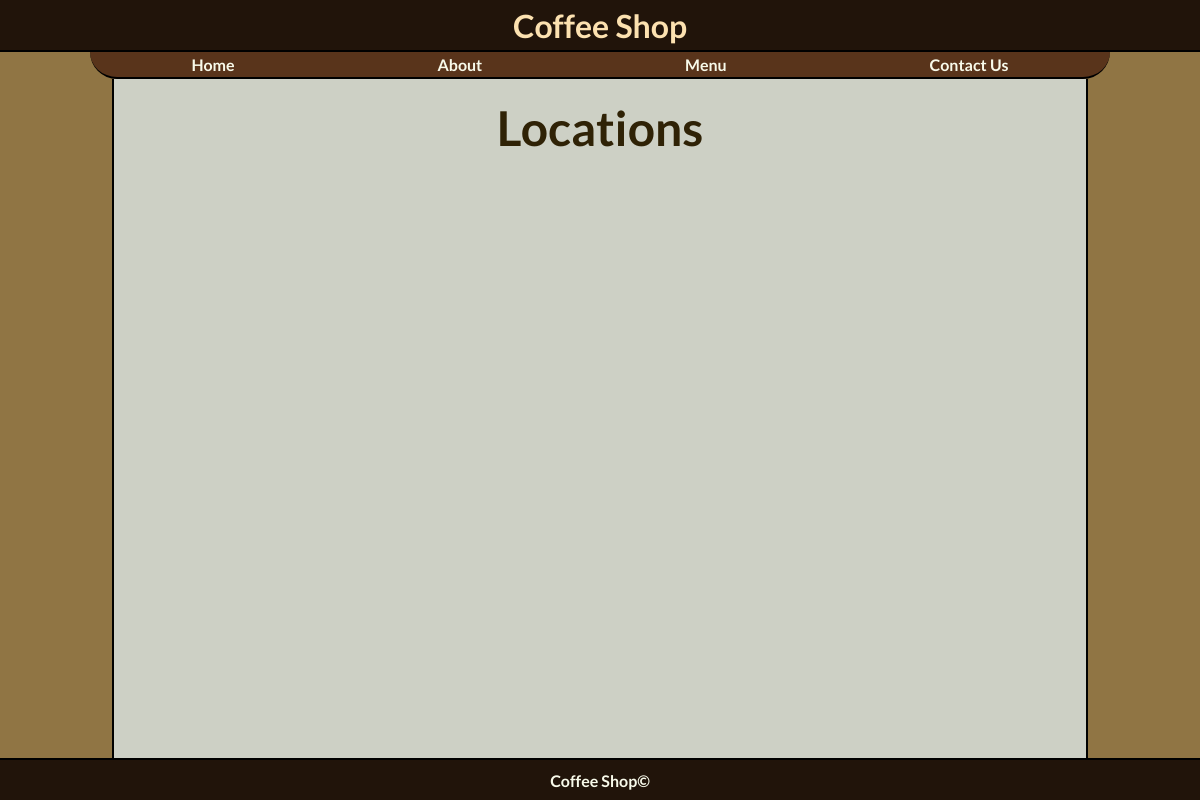
Page /contact.php on the earlier database version.
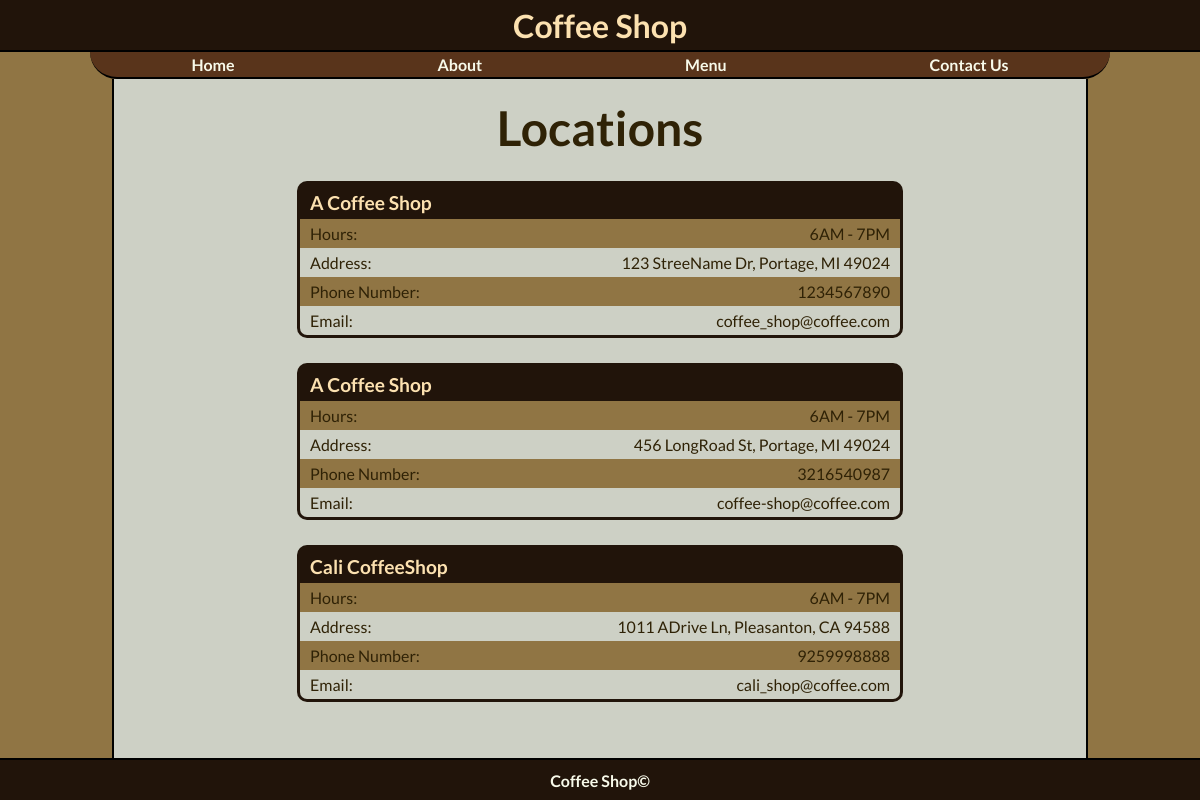
Same page on the later database version.
### tables this page shows
CREATE TABLE `store` (
  `store_id` int(11) NOT NULL AUTO_INCREMENT,
  `name` varchar(100) DEFAULT NULL,
  `addr_id` int(11) NOT NULL,
  `phone` varchar(10) NOT NULL,
  `email` varchar(50) NOT NULL,
  `hours` varchar(100) NOT NULL,
  PRIMARY KEY (`store_id`),
  KEY `addr_id` (`addr_id`),
  CONSTRAINT `store_ibfk_1` FOREIGN KEY (`addr_id`) REFERENCES `address` (`addr_id`) ON DELETE CASCADE
);

CREATE TABLE `address` (
  `addr_id` int(11) NOT NULL AUTO_INCREMENT,
  `street` varchar(100) NOT NULL,
  `city` varchar(50) NOT NULL,
  `state` varchar(2) NOT NULL,
  `zip` int(11) NOT NULL,
  PRIMARY KEY (`addr_id`)
);

### database/databaseSelect.inc.php (called while the page is built, shortened)
<?php
    $sqlSelectStore = "SELECT DISTINCT *
                       FROM address, store
                       WHERE address.addr_id = store.addr_id;";
?>

### contact.php (the view, shortened to what this page needs)
<?php
  include_once "templates/head.php";
  include_once "database/databaseAll.inc.php";
  $storeList = $pdo->query($sqlSelectStore);
?>
<body>
  <?php
    include_once "templates/header.php";
    include_once "templates/nav.php";
  ?>
  <main>
    <div class="placeholder"></div>
    <div id="content">
      <h2>Locations</h2>
      <?php
        while ($storeRow = $storeList->fetch()) {
          echo "<div class='location'>";
            if ($storeRow['name'] === '') {
              echo "<h3 class='location-header'>A Coffee Shop</h3>";
            } else {
              echo "<h3 class='location-header'>" . $storeRow['name'] . "</h3>";
            }
            echo "<div>";
              echo "<p>Hours: </p>";
              echo "<p>" . $storeRow['hours'] . "</p>";
            echo "</div>";
            echo "<div>";
              echo "<p>Address: </p>";
              echo "<p>" . $storeRow['street'] . ", " . $storeRow['city'] . ", " . $storeRow['state'] . " " . $storeRow['zip'] . "</p>";
            echo "</div>";
            echo "<div>";
              echo "<p>Phone Number: </p>";
              echo "<p>" . $storeRow['phone'] . "</p>";
            echo "</div>";
            echo "<div>";
              echo "<p>Email: </p>";
              echo "<p>" . $storeRow['email'] . "</p>";
            echo "</div>";
          echo "</div>";
        }
      ?>
    </div>
    <div class="placeholder"></div>
  </main>
  <?php
    include_once "templates/footer.php";
  ?>
</body>
</html>

### templates/head.php (shortened to what this page needs)
<!DOCTYPE html>
<html lang="en">
<head>
  <?php
    $baseUrl = 'http://127.0.0.1/';
  ?>
  <link rel="stylesheet" type="text/css" href="<?php echo $baseUrl; ?>static/css/base.css">
</head>

### templates/header.php (shortened to what this page needs)
<header>
  <h1><a href="<?php echo $baseUrl; ?>index.php">Coffee Shop</a></h1>
</header>

### templates/nav.php (shortened to what this page needs)
<nav>
  <ul>
    <li><a href="<?php echo $baseUrl; ?>index.php">Home</a></li>
    <li><a href="<?php echo $baseUrl; ?>about.php">About</a></li>
    <li class="drop">Menu</li>
    <li><a href="<?php echo $baseUrl; ?>contact.php">Contact Us</a></li>
  </ul>
</nav>

### templates/footer.php
<footer>
  <p>Coffee Shop&copy;</p>
</footer>

### static/css/base.css (style rules this page uses)
html, body, hgroup, header, footer, nav, article, section, aside, figure, figcaption, h1, h2, h3, h4, h5, h6, ol, ul, li, div, span, p, img, a { margin: 0; padding: 0; font-size: 100%; font-family: 'Lato', 'Open Sans', sans-serif; vertical-align: baseline; border: 0; }
h1 { font-size: 200%; }
h2 { font-size: 150%; }
h3 { font-size: 120%; }
body { display: flex; flex-direction: column; justify-content: center; align-items: center; min-height: 100vh; }
header { width: 100%; }
footer { width: 100%; }
nav { width: 100%; }
@media (min-width: 896px) { nav { width: 85%; } }
main { flex-grow: 1; width: 100%; }
body { color: #2F2206; }
body { background-color: #907544; }
header { border-bottom: 2px solid #000; }
nav { border-bottom: 2px solid #000; }
@media (min-width: 550px) { nav { border-bottom-right-radius: 5em; border-bottom-left-radius: 5em; } }
header { display: flex; justify-content: space-between; align-items: center; min-height: 50px; }
header a { color: #FCE1B0; text-decoration: none; }
header { background-color: #21140a; }
header a { transition: all 0.5s ease; }
footer { display: flex; justify-content: center; align-items: center; min-height: 40px; }
footer { font-weight: bold; color: #F8FAEA; }
footer { background-color: #21140a; border-top: 2px solid #000; }
nav { display: flex; justify-content: center; align-items: center; min-height: 25px; }
nav ul { display: flex; justify-content: space-around; align-items: center; width: 100%; }
nav li { display: flex; flex-direction: column; justify-content: center; align-items: center; height: 20px; }
nav a { display: flex; justify-content: center; align-items: center; width: 100%; }
nav .drop { position: relative; }
nav { color: #F8FAEA; }
nav li { color: #F8FAEA; font-weight: bold; }
nav a { color: #F8FAEA; text-decoration: none; }
nav { background-color: #59341b; }
nav li { list-style-type: none; }
nav a { transition: all 0.5s ease; }
main { display: flex; justify-content: space-between; }
main .placeholder { display: none; width: 0; }
@media (min-width: 896px) { main .placeholder { display: block; width: 10%; min-width: 100px; } }
main #content { width: 100%; padding-top: 20px; padding-right: 3%; padding-bottom: 20px; padding-left: 3%; }
@media (min-width: 767px) { main #content { width: 80%; } }
main p { padding-top: 15px; padding-bottom: 15px; }
.location { width: 100%; max-width: 600px; padding-top: 10px; padding-right: 3px; padding-bottom: 3px; padding-left: 3px; margin-top: 25px; margin-right: auto; margin-bottom: 25px; margin-left: auto; }
.location .location-header { padding-right: 10px; padding-bottom: 5px; padding-left: 10px; }
.location div { display: flex; justify-content: space-between; padding-top: 5px; padding-right: 10px; padding-bottom: 5px; padding-left: 10px; }
.location p { padding: 0; }
main h2 { font-size: 300%; text-align: center; }
@media (min-width: 896px) { main p { text-align: justify; } }
.location .location-header { color: #FCE1B0; }
.location div p:nth-child(odd) { text-align: left; }
.location div p:nth-child(even) { text-align: right; }
main #content { background-color: #cdd0c5; border-right: 2px solid #000; border-left: 2px solid #000; }
.location { background-color: #21140a; border-radius: 10px; }
.location div { display: flex; justify-content: space-between; }
.location div:nth-child(2n+2) { background-color: #907544; }
.location div:nth-child(2n+3) { background-color: #cdd0c5; }
.location div:last-child { border-bottom-right-radius: 7px; border-bottom-left-radius: 7px; }

Differences in the rows shown:
now on this page (row edited): store: name "A Coffee Shop", hours "6AM - 7PM", addr.street "123 StreeName Dr", addr.city "Portage", addr.state "MI", addr.zip "49024", phone "1234567890", email "coffee_shop@coffee.com"
now on this page (row edited): store: name "A Coffee Shop", hours "6AM - 7PM", addr.street "456 LongRoad St", addr.city "Portage", addr.state "MI", addr.zip "49024", phone "3216540987", email "coffee-shop@coffee.com"
now on this page (row edited): store: name "Cali CoffeeShop", hours "6AM - 7PM", addr.street "1011 ADrive Ln", addr.city "Pleasanton", addr.state "CA", addr.zip "94588", phone "9259998888", email "cali_shop@coffee.com"
